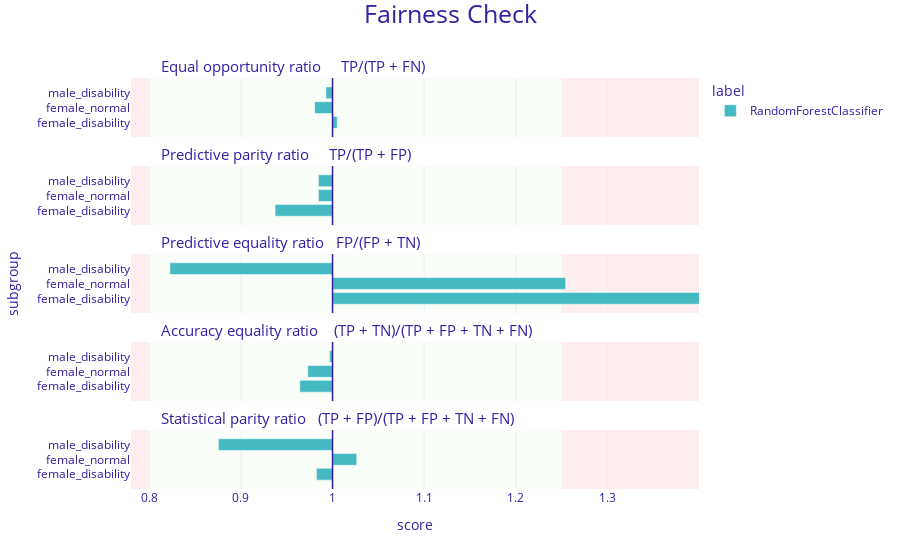

Notebook source saved alongside this figure:
### Markdown cell above
**Fairness Check plot**

### Code cell
fobject2.plot()

### Figure 1 — Plotly figure (JSON) as saved in the notebook; plotly's stock layout.template omitted (floating-point values rounded to 4 significant figures)
{"data": [{"alignmentgroup": "True", "customdata": [["female_disability", 1.005, "RandomForestClassifier"], ["female_normal", 0.981, "RandomForestClassifier"], ["male_disability", 0.993, "RandomForestClassifier"]], "hovertemplate": "<b>%{customdata[2]}</b><br>Subgroup: %{customdata[0]}<br>Score: %{customdata[1]}<br><extra></extra>", "legendgroup": "RandomForestClassifier", "marker": {"color": "#46bac2", "pattern": {"shape": ""}}, "name": "RandomForestClassifier", "offsetgroup": "RandomForestClassifier", "orientation": "h", "showlegend": true, "textposition": "auto", "type": "bar", "x": [0.005123, -0.01947, -0.007172], "xaxis": "x5", "y": [0.25, 0.5, 0.75], "yaxis": "y5"}, {"alignmentgroup": "True", "customdata": [["female_disability", 0.937, "RandomForestClassifier"], ["female_normal", 0.985, "RandomForestClassifier"], ["male_disability", 0.985, "RandomForestClassifier"]], "hovertemplate": "<b>%{customdata[2]}</b><br>Subgroup: %{customdata[0]}<br>Score: %{customdata[1]}<br><extra></extra>", "legendgroup": "RandomForestClassifier", "marker": {"color": "#46bac2", "pattern": {"shape": ""}}, "name": "RandomForestClassifier", "offsetgroup": "RandomForestClassifier", "orientation": "h", "showlegend": false, "textposition": "auto", "type": "bar", "x": [-0.06271, -0.0154, -0.0154], "xaxis": "x4", "y": [0.25, 0.5, 0.75], "yaxis": "y4"}, {"alignmentgroup": "True", "customdata": [["female_disability", 1.402, "RandomForestClassifier"], ["female_normal", 1.254, "RandomForestClassifier"], ["male_disability", 0.822, "RandomForestClassifier"]], "hovertemplate": "<b>%{customdata[2]}</b><br>Subgroup: %{customdata[0]}<br>Score: %{customdata[1]}<br><extra></extra>", "legendgroup": "RandomForestClassifier", "marker": {"color": "#46bac2", "pattern": {"shape": ""}}, "name": "RandomForestClassifier", "offsetgroup": "RandomForestClassifier", "orientation": "h", "showlegend": false, "textposition": "auto", "type": "bar", "x": [0.4024, 0.2544, -0.1775], "xaxis": "x3", "y": [0.25, 0.5, 0.75], "yaxis": "y3"}, {"alignmentgroup": "True", "customdata": [["female_disability", 0.964, "RandomForestClassifier"], ["female_normal", 0.973, "RandomForestClassifier"], ["male_disability", 0.997, "RandomForestClassifier"]], "hovertemplate": "<b>%{customdata[2]}</b><br>Subgroup: %{customdata[0]}<br>Score: %{customdata[1]}<br><extra></extra>", "legendgroup": "RandomForestClassifier", "marker": {"color": "#46bac2", "pattern": {"shape": ""}}, "name": "RandomForestClassifier", "offsetgroup": "RandomForestClassifier", "orientation": "h", "showlegend": false, "textposition": "auto", "type": "bar", "x": [-0.03575, -0.02709, -0.00325], "xaxis": "x2", "y": [0.25, 0.5, 0.75], "yaxis": "y2"}, {"alignmentgroup": "True", "customdata": [["female_disability", 0.982, "RandomForestClassifier"], ["female_normal", 1.026, "RandomForestClassifier"], ["male_disability", 0.875, "RandomForestClassifier"]], "hovertemplate": "<b>%{customdata[2]}</b><br>Subgroup: %{customdata[0]}<br>Score: %{customdata[1]}<br><extra></extra>", "legendgroup": "RandomForestClassifier", "marker": {"color": "#46bac2", "pattern": {"shape": ""}}, "name": "RandomForestClassifier", "offsetgroup": "RandomForestClassifier", "orientation": "h", "showlegend": false, "textposition": "auto", "type": "bar", "x": [-0.0176, 0.02639, -0.1246], "xaxis": "x", "y": [0.25, 0.5, 0.75], "yaxis": "y"}], "layout": {"annotations": [{"font": {"size": 15}, "showarrow": false, "text": "Statistical parity ratio   (TP + FP)/(TP + FP + TN + FN)", "x": 0.05, "xanchor": "left", "xref": "paper", "y": 0.144, "yanchor": "bottom", "yref": "paper"}, {"font": {"size": 15}, "showarrow": false, "text": "Accuracy equality ratio    (TP + TN)/(TP + FP + TN + FN)", "x": 0.05, "xanchor": "left", "xref": "paper", "y": 0.358, "yanchor": "bottom", "yref": "paper"}, {"font": {"size": 15}, "showarrow": false, "text": "Predictive equality ratio   FP/(FP + TN)", "x": 0.05, "xanchor": "left", "xref": "paper", "y": 0.572, "yanchor": "bottom", "yref": "paper"}, {"font": {"size": 15}, "showarrow": false, "text": "Predictive parity ratio     TP/(TP + FP)", "x": 0.05, "xanchor": "left", "xref": "paper", "y": 0.786, "yanchor": "bottom", "yref": "paper"}, {"font": {"size": 15}, "showarrow": false, "text": "Equal opportunity ratio     TP/(TP + FN)", "x": 0.05, "xanchor": "left", "xref": "paper", "y": 1, "yanchor": "bottom", "yref": "paper"}], "barmode": "group", "font": {"color": "#371ea3"}, "legend": {"title": {"text": "label"}, "tracegroupgap": 0}, "margin": {"b": 71, "r": 30, "t": 78}, "shapes": [{"fillcolor": "#f05a71", "layer": "below", "line": {"width": 0}, "opacity": 0.1, "type": "rect", "x0": 0.25, "x1": 0.4, "xref": "x", "y0": 0, "y1": 1, "yref": "y"}, {"fillcolor": "#f05a71", "layer": "below", "line": {"width": 0}, "opacity": 0.1, "type": "rect", "x0": -0.22, "x1": -0.2, "xref": "x", "y0": 0, "y1": 1, "yref": "y"}, {"fillcolor": "#c7f5bf", "layer": "below", "line": {"width": 0}, "opacity": 0.1, "type": "rect", "x0": -0.2, "x1": 0.25, "xref": "x", "y0": 0, "y1": 1, "yref": "y"}, {"line": {"color": "#371ea3", "width": 1.5}, "type": "line", "x0": 0, "x1": 0, "xref": "x", "y0": 0, "y1": 1, "yref": "y"}, {"fillcolor": "#f05a71", "layer": "below", "line": {"width": 0}, "opacity": 0.1, "type": "rect", "x0": 0.25, "x1": 0.4, "xref": "x", "y0": 0, "y1": 1, "yref": "y2"}, {"fillcolor": "#f05a71", "layer": "below", "line": {"width": 0}, "opacity": 0.1, "type": "rect", "x0": -0.22, "x1": -0.2, "xref": "x", "y0": 0, "y1": 1, "yref": "y2"}, {"fillcolor": "#c7f5bf", "layer": "below", "line": {"width": 0}, "opacity": 0.1, "type": "rect", "x0": -0.2, "x1": 0.25, "xref": "x", "y0": 0, "y1": 1, "yref": "y2"}, {"line": {"color": "#371ea3", "width": 1.5}, "type": "line", "x0": 0, "x1": 0, "xref": "x", "y0": 0, "y1": 1, "yref": "y2"}, {"fillcolor": "#f05a71", "layer": "below", "line": {"width": 0}, "opacity": 0.1, "type": "rect", "x0": 0.25, "x1": 0.4, "xref": "x", "y0": 0, "y1": 1, "yref": "y3"}, {"fillcolor": "#f05a71", "layer": "below", "line": {"width": 0}, "opacity": 0.1, "type": "rect", "x0": -0.22, "x1": -0.2, "xref": "x", "y0": 0, "y1": 1, "yref": "y3"}, {"fillcolor": "#c7f5bf", "layer": "below", "line": {"width": 0}, "opacity": 0.1, "type": "rect", "x0": -0.2, "x1": 0.25, "xref": "x", "y0": 0, "y1": 1, "yref": "y3"}, {"line": {"color": "#371ea3", "width": 1.5}, "type": "line", "x0": 0, "x1": 0, "xref": "x", "y0": 0, "y1": 1, "yref": "y3"}, {"fillcolor": "#f05a71", "layer": "below", "line": {"width": 0}, "opacity": 0.1, "type": "rect", "x0": 0.25, "x1": 0.4, "xref": "x", "y0": 0, "y1": 1, "yref": "y4"}, {"fillcolor": "#f05a71", "layer": "below", "line": {"width": 0}, "opacity": 0.1, "type": "rect", "x0": -0.22, "x1": -0.2, "xref": "x", "y0": 0, "y1": 1, "yref": "y4"}, {"fillcolor": "#c7f5bf", "layer": "below", "line": {"width": 0}, "opacity": 0.1, "type": "rect", "x0": -0.2, "x1": 0.25, "xref": "x", "y0": 0, "y1": 1, "yref": "y4"}, {"line": {"color": "#371ea3", "width": 1.5}, "type": "line", "x0": 0, "x1": 0, "xref": "x", "y0": 0, "y1": 1, "yref": "y4"}, {"fillcolor": "#f05a71", "layer": "below", "line": {"width": 0}, "opacity": 0.1, "type": "rect", "x0": 0.25, "x1": 0.4, "xref": "x", "y0": 0, "y1": 1, "yref": "y5"}, {"fillcolor": "#f05a71", "layer": "below", "line": {"width": 0}, "opacity": 0.1, "type": "rect", "x0": -0.22, "x1": -0.2, "xref": "x", "y0": 0, "y1": 1, "yref": "y5"}, {"fillcolor": "#c7f5bf", "layer": "below", "line": {"width": 0}, "opacity": 0.1, "type": "rect", "x0": -0.2, "x1": 0.25, "xref": "x", "y0": 0, "y1": 1, "yref": "y5"}, {"line": {"color": "#371ea3", "width": 1.5}, "type": "line", "x0": 0, "x1": 0, "xref": "x", "y0": 0, "y1": 1, "yref": "y5"}], "title": {"font": {"size": 25}, "text": "Fairness Check", "x": 0.5, "y": 0.99}, "xaxis": {"anchor": "y", "domain": [0, 1], "range": [-0.22, 0.4], "ticktext": [0.7, 0.8, 0.9, 1, 1.1, 1.2, 1.3, 1], "tickvals": [-0.3, -0.2, -0.1, 0, 0.1, 0.2, 0.3, 0], "title": {"text": "score"}}, "xaxis2": {"anchor": "y2", "domain": [0, 1], "matches": "x", "range": [-0.22, 0.4], "showticklabels": false, "ticktext": [0.7, 0.8, 0.9, 1, 1.1, 1.2, 1.3, 1], "tickvals": [-0.3, -0.2, -0.1, 0, 0.1, 0.2, 0.3, 0]}, "xaxis3": {"anchor": "y3", "domain": [0, 1], "matches": "x", "range": [-0.22, 0.4], "showticklabels": false, "ticktext": [0.7, 0.8, 0.9, 1, 1.1, 1.2, 1.3, 1], "tickvals": [-0.3, -0.2, -0.1, 0, 0.1, 0.2, 0.3, 0]}, "xaxis4": {"anchor": "y4", "domain": [0, 1], "matches": "x", "range": [-0.22, 0.4], "showticklabels": false, "ticktext": [0.7, 0.8, 0.9, 1, 1.1, 1.2, 1.3, 1], "tickvals": [-0.3, -0.2, -0.1, 0, 0.1, 0.2, 0.3, 0]}, "xaxis5": {"anchor": "y5", "domain": [0, 1], "matches": "x", "range": [-0.22, 0.4], "showticklabels": false, "ticktext": [0.7, 0.8, 0.9, 1, 1.1, 1.2, 1.3, 1], "tickvals": [-0.3, -0.2, -0.1, 0, 0.1, 0.2, 0.3, 0]}, "yaxis": {"anchor": "x", "domain": [0, 0.144], "range": [0, 1], "showgrid": false, "ticktext": ["female_disability", "female_normal", "male_disability"], "tickvals": [0.25, 0.5, 0.75], "title": {"text": ""}, "zeroline": false}, "yaxis2": {"anchor": "x2", "domain": [0.214, 0.358], "matches": "y", "range": [0, 1], "showgrid": false, "ticktext": ["female_disability", "female_normal", "male_disability"], "tickvals": [0.25, 0.5, 0.75], "title": {"text": ""}, "zeroline": false}, "yaxis3": {"anchor": "x3", "domain": [0.428, 0.572], "matches": "y", "range": [0, 1], "showgrid": false, "ticktext": ["female_disability", "female_normal", "male_disability"], "tickvals": [0.25, 0.5, 0.75], "title": {"text": "subgroup"}, "zeroline": false}, "yaxis4": {"anchor": "x4", "domain": [0.642, 0.786], "matches": "y", "range": [0, 1], "showgrid": false, "ticktext": ["female_disability", "female_normal", "male_disability"], "tickvals": [0.25, 0.5, 0.75], "title": {"text": ""}, "zeroline": false}, "yaxis5": {"anchor": "x5", "domain": [0.856, 1], "matches": "y", "range": [0, 1], "showgrid": false, "ticktext": ["female_disability", "female_normal", "male_disability"], "tickvals": [0.25, 0.5, 0.75], "title": {"text": ""}, "zeroline": false}}}
